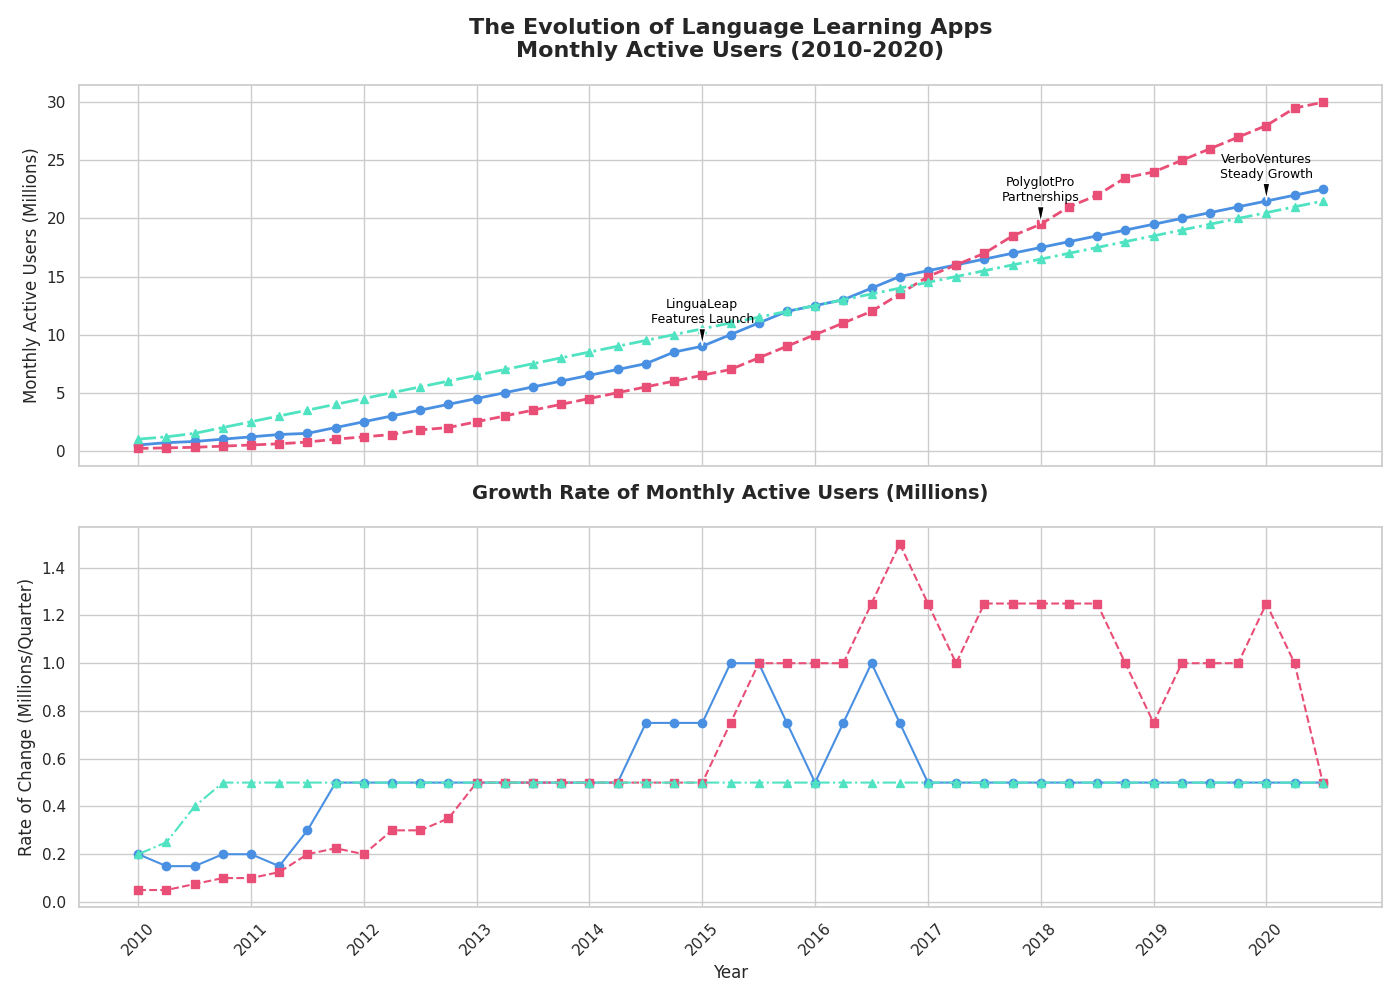

Recreate this plot in Python.
import matplotlib.pyplot as plt
import numpy as np

quarters = np.arange(2010, 2020.75, 0.25)

lingualeap_users = np.array([0.5, 0.7, 0.8, 1.0, 1.2, 1.4, 1.5, 2.0, 2.5, 3.0, 3.5, 4.0, 4.5, 5.0, 5.5, 6.0, 6.5, 7.0, 7.5, 8.5, 9.0, 10.0, 11.0, 12.0, 12.5, 13.0, 14.0, 15.0, 15.5, 16.0, 16.5, 17.0, 17.5, 18.0, 18.5, 19.0, 19.5, 20.0, 20.5, 21.0, 21.5, 22.0, 22.5])
polyglotpro_users = np.array([0.2, 0.25, 0.3, 0.4, 0.5, 0.6, 0.75, 1.0, 1.2, 1.4, 1.8, 2.0, 2.5, 3.0, 3.5, 4.0, 4.5, 5.0, 5.5, 6.0, 6.5, 7.0, 8.0, 9.0, 10.0, 11.0, 12.0, 13.5, 15.0, 16.0, 17.0, 18.5, 19.5, 21.0, 22.0, 23.5, 24.0, 25.0, 26.0, 27.0, 28.0, 29.5, 30.0])
verboventures_users = np.array([1.0, 1.2, 1.5, 2.0, 2.5, 3.0, 3.5, 4.0, 4.5, 5.0, 5.5, 6.0, 6.5, 7.0, 7.5, 8.0, 8.5, 9.0, 9.5, 10.0, 10.5, 11.0, 11.5, 12.0, 12.5, 13.0, 13.5, 14.0, 14.5, 15.0, 15.5, 16.0, 16.5, 17.0, 17.5, 18.0, 18.5, 19.0, 19.5, 20.0, 20.5, 21.0, 21.5])

fig, ax = plt.subplots(2, 1, figsize=(14, 10), sharex=True)

ax[0].plot(quarters, lingualeap_users, marker='o', linestyle='-', color='#4a90e2', linewidth=2)
ax[0].plot(quarters, polyglotpro_users, marker='s', linestyle='--', color='#e94e77', linewidth=2)
ax[0].plot(quarters, verboventures_users, marker='^', linestyle='-.', color='#50e3c2', linewidth=2)

lingualeap_rate = np.gradient(lingualeap_users)
polyglotpro_rate = np.gradient(polyglotpro_users)
verboventures_rate = np.gradient(verboventures_users)

ax[1].plot(quarters, lingualeap_rate, marker='o', linestyle='-', color='#4a90e2', linewidth=1.5)
ax[1].plot(quarters, polyglotpro_rate, marker='s', linestyle='--', color='#e94e77', linewidth=1.5)
ax[1].plot(quarters, verboventures_rate, marker='^', linestyle='-.', color='#50e3c2', linewidth=1.5)

ax[0].set_title('The Evolution of Language Learning Apps\nMonthly Active Users (2010-2020)', fontsize=16, fontweight='bold', pad=20)
ax[0].set_ylabel('Monthly Active Users (Millions)', fontsize=12)
ax[1].set_title('Growth Rate of Monthly Active Users (Millions)', fontsize=14, fontweight='bold', pad=20)
ax[1].set_xlabel('Year', fontsize=12)
ax[1].set_ylabel('Rate of Change (Millions/Quarter)', fontsize=12)

ax[1].set_xticks(quarters[::4])
ax[1].set_xticklabels(range(2010, 2021), rotation=45)

annotations_users = {
    2015: ("LinguaLeap\nFeatures Launch", lingualeap_users[20]),
    2018: ("PolyglotPro\nPartnerships", polyglotpro_users[32]),
    2020: ("VerboVentures\nSteady Growth", verboventures_users[42]),
}

for year, (text, y_value) in annotations_users.items():
    ax[0].annotate(text, xy=(year, y_value), xytext=(year, y_value + 2),
                   arrowprops=dict(facecolor='black', shrink=0.05, width=1, headwidth=5),
                   fontsize=9, color='black', ha='center')

plt.tight_layout()
plt.show()
